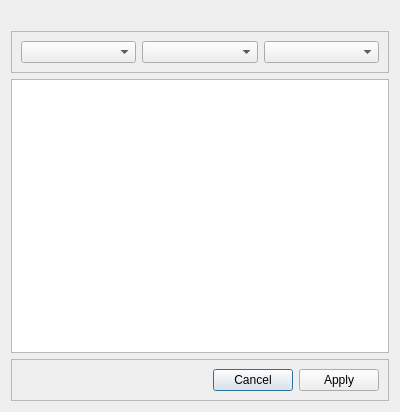
<?xml version="1.0" encoding="UTF-8"?>
<ui version="4.0">
 <class>Dialog</class>
 <widget class="QDialog" name="Dialog">
  <property name="geometry">
   <rect>
    <x>0</x>
    <y>0</y>
    <width>400</width>
    <height>412</height>
   </rect>
  </property>
  <property name="windowTitle">
   <string>Dialog</string>
  </property>
  <layout class="QVBoxLayout" name="verticalLayout">
  <item>
    <widget class="QLabel" name="label_1"/>
  </item>
  <item>
    <widget class="QFrame" name="frame">
     <property name="frameShape">
      <enum>QFrame::StyledPanel</enum>
     </property>
     <property name="frameShadow">
      <enum>QFrame::Raised</enum>
     </property>
     <layout class="QHBoxLayout" name="horizontalLayout">
		<item>
			<widget class="QComboBox" name="dialog_comboBox_1"/>
		</item>
		<item>
			<widget class="QComboBox" name="dialog_comboBox_2"/>
		</item>
		<item>
			<widget class="QComboBox" name="dialog_comboBox_3"/>
		</item>
	</layout>
	</widget>
   </item>
   <item>
    <widget class="QTableWidget" name="select_from_list_data_list_table">
     <property name="acceptDrops">
      <bool>false</bool>
     </property>
     <property name="dragEnabled">
      <bool>false</bool>
     </property>
     <property name="dragDropMode">
      <enum>QAbstractItemView::NoDragDrop</enum>
     </property>
    </widget>
   </item>
   <item>
    <widget class="QFrame" name="frame">
     <property name="frameShape">
      <enum>QFrame::StyledPanel</enum>
     </property>
     <property name="frameShadow">
      <enum>QFrame::Raised</enum>
     </property>
     <layout class="QHBoxLayout" name="horizontalLayout">
      <item>
       <spacer name="horizontalSpacer">
        <property name="orientation">
         <enum>Qt::Horizontal</enum>
        </property>
        <property name="sizeHint" stdset="0">
         <size>
          <width>177</width>
          <height>20</height>
         </size>
        </property>
       </spacer>
      </item>
      <item>
       <widget class="QPushButton" name="select_from_list_cansel_button">
        <property name="text">
         <string>Cancel</string>
        </property>
       </widget>
      </item>
      <item>
       <widget class="QPushButton" name="select_from_list_apply_button">
        <property name="text">
         <string>Apply</string>
        </property>
       </widget>
      </item>
     </layout>
    </widget>
   </item>
  </layout>
 </widget>
 <resources/>
 <connections/>
</ui>
